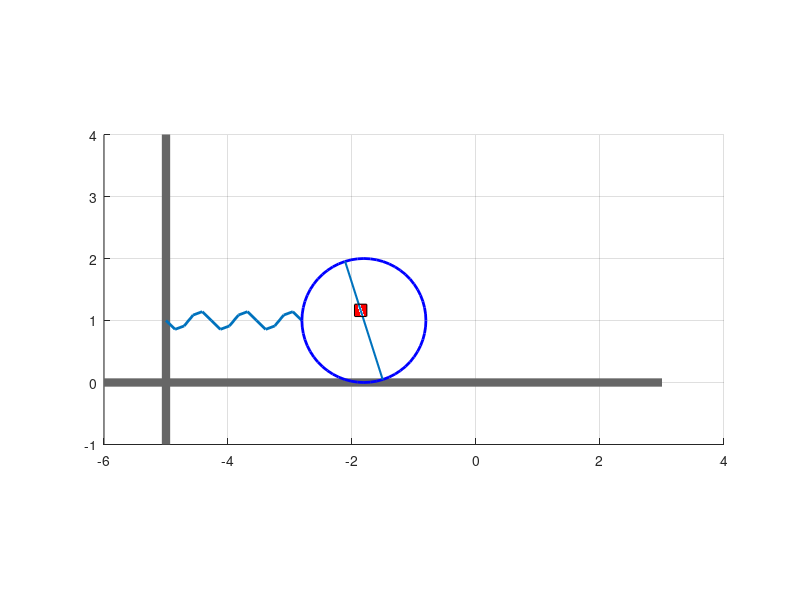

Here is the MATLAB script that generated this plot:
% Анимация сферического тела на внешней пружине, внутреннего груза на пружинах
clear; clf; hold on; axis equal; grid on;

% Параметры системы
R       = 1;                   % радиус шара
m_b     = 1; k_ext = 10;       % масса шара и жесткость внешней пружины
k_int   = 50; m_i   = 0.2;     % жесткость и масса внутреннего груза

% Геометрия крепления
wall_x  = -5;                  % x-координата вертикальной балки (стены)
y_beam  = 0;                   % y-координата горизонтальной опоры (балки)

% Амплитуда и частота внешних колебаний
A_ext   = 1.5;  omega_ext = sqrt(k_ext/m_b);  % амплитуда и угловая частота
% Амплитуда и частота внутренних колебаний
A_int   = 0.2;  omega_int = sqrt(k_int/m_i);

dt = 0.02; T = 10; t = 0:dt:T;

% Начальное положение шара
center0 = [wall_x + 1 + A_ext + R, R];  % стартовая точка при максимальном сжатии пружины

% --- Рисуем опоры ---
% Вертикальная балка (стена)
h_wall = line([wall_x, wall_x], [-1, 4], 'LineWidth',6, 'Color',[0.4 0.4 0.4]);
% Горизонтальная балка (площадка)
beam_x_end = wall_x + 1 + 2*A_ext + 2*R + 2;
h_beam = line([wall_x-1, beam_x_end], [y_beam, y_beam], 'LineWidth',6, 'Color',[0.4 0.4 0.4]);

% Внешняя пружина (прикрепляется к шару)
h_spring_ext = line([wall_x, center0(1)-R], [center0(2), center0(2)], 'LineWidth',2);
% Шар как круг через rectangle с Curvature=[1,1]
h_ball = rectangle('Position',[center0(1)-R, center0(2)-R, 2*R, 2*R], ...
                   'Curvature',[1,1], 'EdgeColor','b','LineWidth',2);

% Внутренние пружины и груз внутри шара
h_spring1 = line([center0(1), center0(1)], [center0(2)+0.9*R, center0(2)+0.8*R], 'LineWidth',1.5);
h_spring2 = line([center0(1), center0(1)], [center0(2)-0.9*R, center0(2)-0.8*R], 'LineWidth',1.5);
h_mass    = rectangle('Position',[center0(1)-0.1, center0(2)-0.1, 0.2, 0.2], ...
                       'Curvature',0.1, 'FaceColor','r');

% Настройка осей
xlim([wall_x-1, beam_x_end+1]); ylim([-1, 4]);

for i = 1:length(t)
    % Полное гармоническое смещение без ограничений
    s = A_ext * sin(omega_ext * t(i));        % смещение внешней пружины
    theta = s / R;                           % угол прокрутки шара
    center = [wall_x + 1 + A_ext - s + R, R];% центр шара движется от максимального сжатия

    % Обновление внешней пружины, прикрепленной к шару
    Ns = 16; x0 = wall_x; x1 = center(1) - R; ys0 = center(2);
    xs = linspace(x0, x1, Ns);
    ys_vec = ys0 + 0.15 * sin(12 * (xs - x0) / (x1 - x0) * 2 * pi);
    set(h_spring_ext, 'XData', xs, 'YData', ys_vec);

    % Обновление позиции шара
    set(h_ball, 'Position', [center(1)-R, center(2)-R, 2*R, 2*R]);

    % Внутренние колебания груза
    y_rel = A_int * sin(omega_int * t(i));
    p_mass = [0; y_rel];
    Rmat = [cos(theta), -sin(theta); sin(theta), cos(theta)];
    p_mass_glob = Rmat * p_mass + center';

    % Точки крепления внутренних пружин внутри шара
    p1 = Rmat * [0; R] + center';
    p2 = Rmat * [0; -R] + center';

    % Обновление внутренних пружин и груза
    set(h_spring1, 'XData', [p_mass_glob(1), p1(1)], 'YData', [p_mass_glob(2), p1(2)]);
    set(h_spring2, 'XData', [p_mass_glob(1), p2(1)], 'YData', [p_mass_glob(2), p2(2)]);
    set(h_mass,    'Position', [p_mass_glob(1)-0.1, p_mass_glob(2)-0.1, 0.2, 0.2]);

    drawnow;
    pause(0.05);
end
